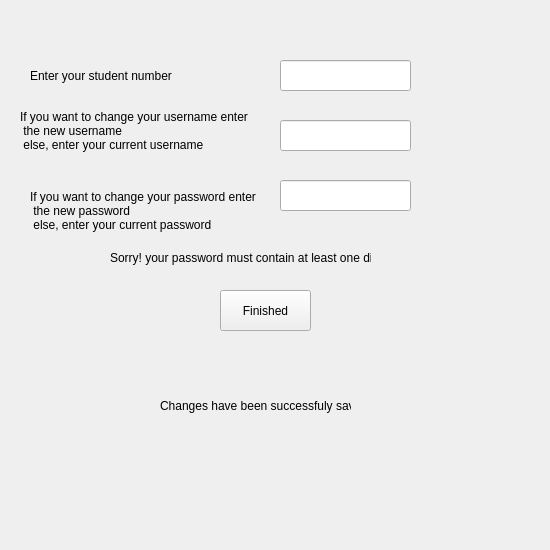
<?xml version="1.0" encoding="UTF-8"?>
<ui version="4.0">
 <class>ChangeInfo</class>
 <widget class="QWidget" name="ChangeInfo">
  <property name="geometry">
   <rect>
    <x>0</x>
    <y>0</y>
    <width>550</width>
    <height>550</height>
   </rect>
  </property>
  <property name="windowTitle">
   <string>Form</string>
  </property>
  <widget class="QLabel" name="label">
   <property name="geometry">
    <rect>
     <x>20</x>
     <y>100</y>
     <width>231</width>
     <height>61</height>
    </rect>
   </property>
   <property name="text">
    <string>If you want to change your username enter 
 the new username 
 else, enter your current username</string>
   </property>
  </widget>
  <widget class="QLineEdit" name="lineEdit_2">
   <property name="geometry">
    <rect>
     <x>280</x>
     <y>120</y>
     <width>131</width>
     <height>31</height>
    </rect>
   </property>
  </widget>
  <widget class="QLabel" name="label_2">
   <property name="geometry">
    <rect>
     <x>30</x>
     <y>180</y>
     <width>231</width>
     <height>61</height>
    </rect>
   </property>
   <property name="text">
    <string>If you want to change your password enter 
 the new password 
 else, enter your current password</string>
   </property>
  </widget>
  <widget class="QLineEdit" name="lineEdit_3">
   <property name="geometry">
    <rect>
     <x>280</x>
     <y>180</y>
     <width>131</width>
     <height>31</height>
    </rect>
   </property>
  </widget>
  <widget class="QPushButton" name="changesdone">
   <property name="geometry">
    <rect>
     <x>220</x>
     <y>290</y>
     <width>91</width>
     <height>41</height>
    </rect>
   </property>
   <property name="text">
    <string>Finished</string>
   </property>
  </widget>
  <widget class="QLabel" name="label_3">
   <property name="geometry">
    <rect>
     <x>30</x>
     <y>60</y>
     <width>151</width>
     <height>31</height>
    </rect>
   </property>
   <property name="text">
    <string>Enter your student number</string>
   </property>
  </widget>
  <widget class="QLineEdit" name="lineEdit_1">
   <property name="geometry">
    <rect>
     <x>280</x>
     <y>60</y>
     <width>131</width>
     <height>31</height>
    </rect>
   </property>
  </widget>
  <widget class="QLabel" name="saved">
   <property name="geometry">
    <rect>
     <x>160</x>
     <y>390</y>
     <width>191</width>
     <height>31</height>
    </rect>
   </property>
   <property name="text">
    <string>Changes have been successfuly saved</string>
   </property>
  </widget>
  <widget class="QLabel" name="label_4">
   <property name="geometry">
    <rect>
     <x>110</x>
     <y>250</y>
     <width>261</width>
     <height>16</height>
    </rect>
   </property>
   <property name="text">
    <string>Sorry! your password must contain at least one digit</string>
   </property>
  </widget>
 </widget>
 <resources/>
 <connections/>
</ui>
